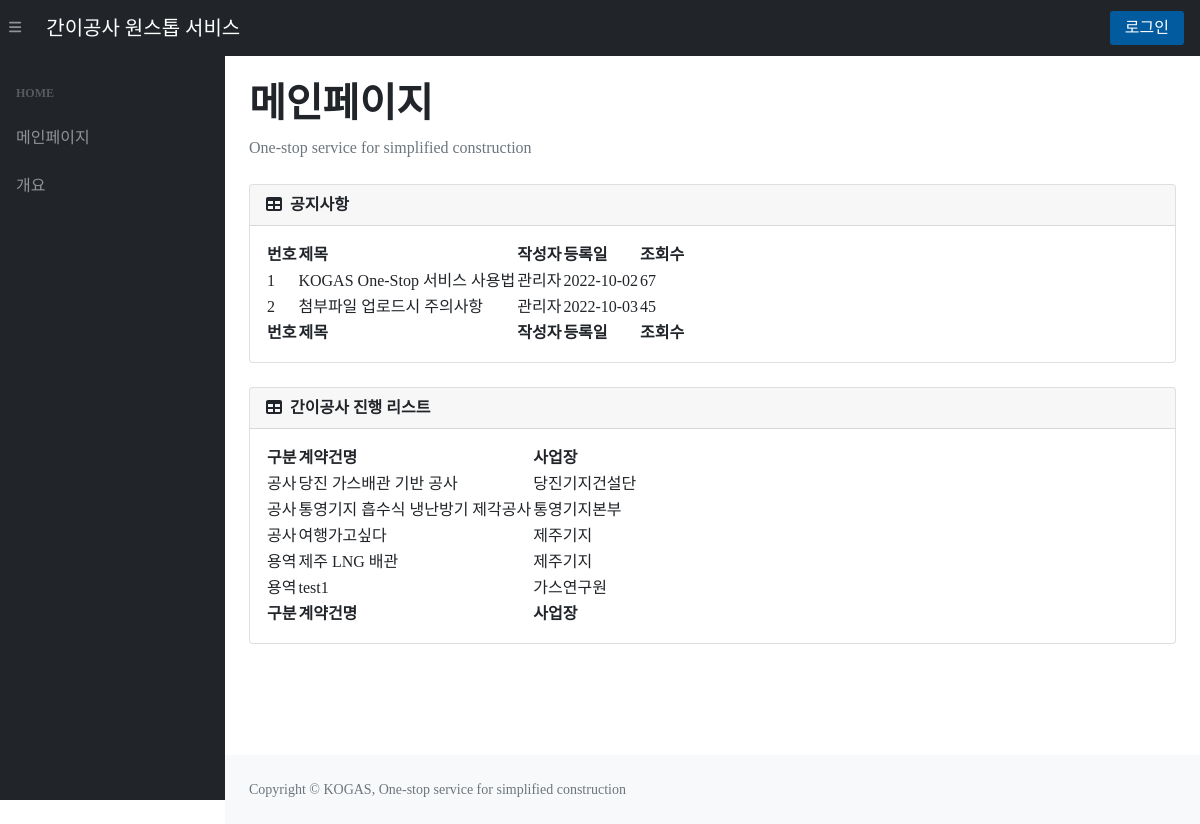
The page / on the database its author committed.
### tables this page shows
CREATE TABLE "constructionList" (
	"contractNum"	TEXT UNIQUE,
	"title"	TEXT,
	"department"	TEXT,
	"company"	TEXT,
	"supervisor"	TEXT,
	"s_contact"	TEXT,
	"contractAmount"	NUMERIC,
	"deposit_rate"	NUMERIC,
	"fault_rate"	NUMERIC,
	"progress"	INTEGER,
	"s_position"	TEXT,
	"s_email"	TEXT,
	"class_code"	TEXT,
	"budget_course"	TEXT,
	"start_date"	TEXT,
	"contract_completion"	TEXT,
	"real_completion"	TEXT,
	"summary"	TEXT,
	"company2"	TEXT,
	"company2_amount"	NUMERIC,
	"company3"	TEXT,
	"company3_amount"	NUMERIC,
	PRIMARY KEY("contractNum")
);

### app.py (the view)
@app.route('/')
def index():
    con = sqlite3.connect(path.join(ROOT, 'KOGAS.db'))
    cur = con.cursor()
    sql = f"SELECT * FROM constructionList"
    cur.execute(sql)
    list = cur.fetchall()
    list = sorted(list, key=lambda x : x[0], reverse=True)
    session['logFlag_b'] = False
    session['contractNum'] = False
    return render_template('index.html', login=session.get('logFlag'), constructionList=list)

### templates/index.html (shortened to what this page needs)
<!DOCTYPE html>
<html lang="ko">
<head>
    <link href="https://cdn.jsdelivr.net/npm/simple-datatables@latest/dist/style.css" rel="stylesheet" />
    <link rel="stylesheet" href="{{ url_for('static', filename='css/main.css') }}">|
</head>
<body class="sb-nav-fixed">
    <nav class="sb-topnav navbar navbar-expand navbar-dark bg-dark">
        <button class="btn btn-link btn-sm order-1 order-lg-0 me-4 me-lg-0" id="sidebarToggle" href="#!"><i
                class="fas fa-bars"></i></button>
        <a class="navbar-brand ps-3" href="{{ url_for('index') }}">
            간이공사 원스톱 서비스 </a>
        <div class="d-none d-md-inline-block form-inline ms-auto me-0 me-md-3 my-2 my-md-0">
            {% if login == True %}
            <a href="{{ url_for('logout') }}"><button class="cBtn">로그아웃</button></a>
            {% else %}
            <a href="{{ url_for('login') }}"><button class="cBtn">로그인</button></a>
            {% endif %}
        </div>
    </nav>
    <div id="layoutSidenav">
        <div id="layoutSidenav_nav">
            <nav class="sb-sidenav accordion sb-sidenav-dark" id="sidenavAccordion">
                <div class="sb-sidenav-menu">
                    <div class="nav">
                        <div class="sb-sidenav-menu-heading">Home</div>
                        <a class="nav-link" href="{{ url_for('index') }}">메인페이지</a>
                        <a class="nav-link" href="{{ url_for('summary') }}">개요</a>
                    </div>
                </div>
            </nav>
        </div>
        <div id="layoutSidenav_content">
            <main>
                <div class="container-fluid px-4">
                    {% block main %}
                    <h1 class="mt-4" style="text-align:left;"><b>메인페이지</b></h1>
                    <ol class="breadcrumb mb-4">
                        <li class="breadcrumb-item active">One-stop service for simplified construction</li>
                    </ol>
                    <div class="card mb-4">
                        <div class="card-header">
                            <i class="fas fa-table me-1"></i>
                            <b>공지사항</b>
                        </div>
                        <div class="card-body">
                            <table id="datatablesSimple1">
                                <thead>
                                    <tr>
                                        <th>번호</th>
                                        <th>제목</th>
                                        <th>작성자</th>
                                        <th>등록일</th>
                                        <th>조회수</th>
                                    </tr>
                                </thead>
                                <tfoot>
                                    <tr>
                                        <th>번호</th>
                                        <th>제목</th>
                                        <th>작성자</th>
                                        <th>등록일</th>
                                        <th>조회수</th>
                                    </tr>
                                </tfoot>
                                <tbody>
                                    <tr onclick="location.href='#';" style="cursor:pointer;">
                                        <td>1</td>
                                        <td>KOGAS One-Stop 서비스 사용법</td>
                                        <td>관리자</td>
                                        <td>2022-10-02</td>
                                        <td>67</td>
                                    </tr>
                                    <tr onclick="location.href='#';" style="cursor:pointer;">
                                        <td>2</td>
                                        <td>첨부파일 업로드시 주의사항</td>
                                        <td>관리자</td>
                                        <td>2022-10-03</td>
                                        <td>45</td>
                                    </tr>
                                </tbody>
                            </table>
                        </div>
                    </div>
                    <div class="card mb-4">
                        <div class="card-header"
                            style="display: flex; align-items: center; justify-content: space-between;">
                            <div>
                                <i class="fas fa-table me-1"></i>
                                <b>간이공사 진행 리스트</b>
                            </div>
                        </div>
                        <div class="card-body">
                            <table id="datatablesSimple2">
                                <thead>
                                    <tr>
                                        <th>구분</th>
                                        <th>계약건명</th>
                                        <th>사업장</th>
                                    </tr>
                                </thead>
                                <tfoot>
                                    <tr>
                                        <th>구분</th>
                                        <th>계약건명</th>
                                        <th>사업장</th>
                                    </tr>
                                </tfoot>
                                <tbody>
                                    {% for construction in constructionList %}
                                    <tr onclick="location.href='/pr/{{construction[0]}}';" style="cursor:pointer;">
                                        <td>{{construction[12]}}</td>
                                        <td>{{construction[1]}}</td>
                                        <td>{{construction[2]}}</td>
                                    </tr>
                                    {% endfor %}
                                </tbody>
                            </table>
                        </div>
                    </div>
                    {% endblock %}
                </div>
            </main>
            <footer class="py-4 bg-light mt-auto">
                <div class="container-fluid px-4">
                    <div class="d-flex align-items-center justify-content-between small">
                        <div class="text-muted">Copyright &copy; KOGAS, One-stop service for simplified construction
                        </div>
                    </div>
                </div>
            </footer>
        </div>
    </div>
</body>
</html>

### rows shown on the page
constructionList: class_code "공사", title "당진 가스배관 기반 공사", department "당진기지건설단"
constructionList: class_code "공사", title "통영기지 흡수식 냉난방기 제각공사", department "통영기지본부"
constructionList: class_code "공사", title "여행가고싶다", department "제주기지"
constructionList: class_code "용역", title "제주 LNG 배관", department "제주기지"
constructionList: class_code "용역", title "test1", department "가스연구원"
